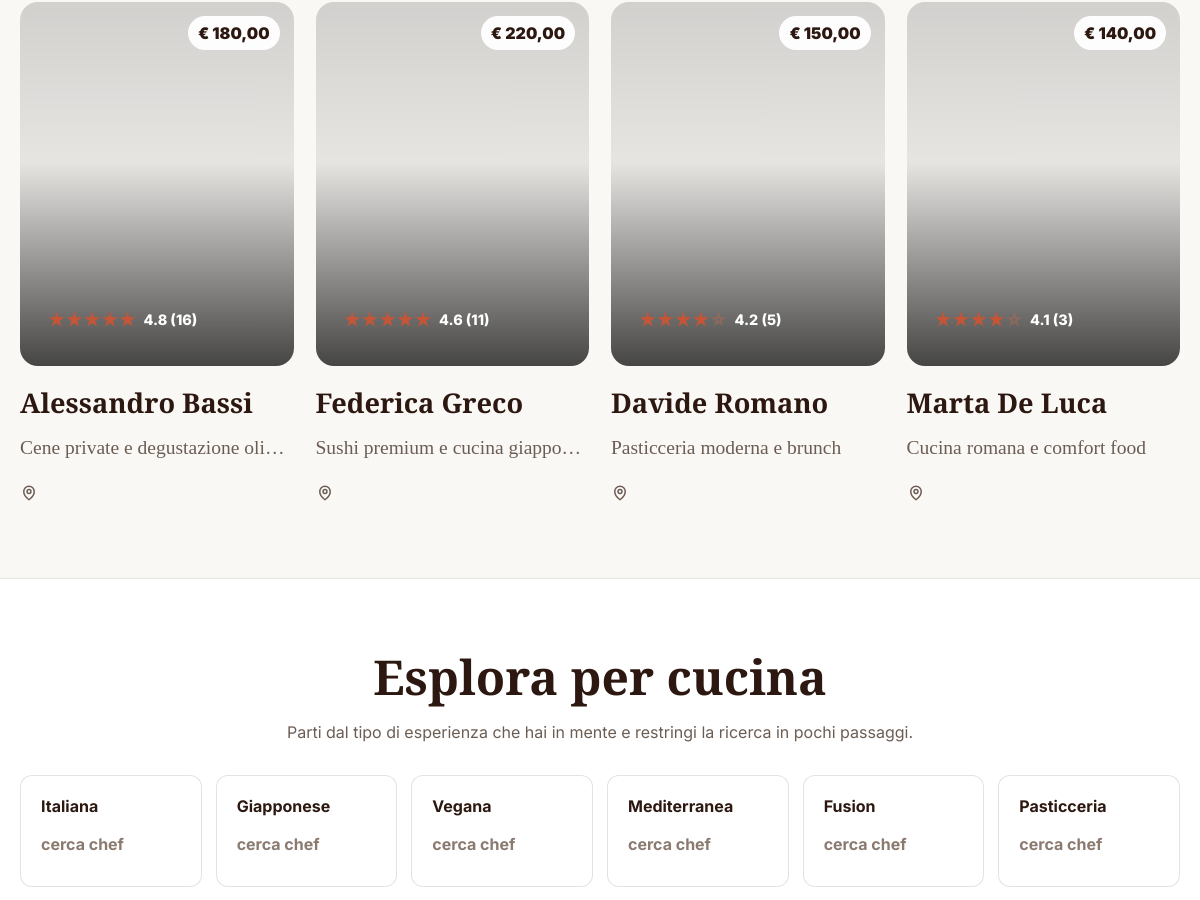
Before: / (middle part) with the older database file.
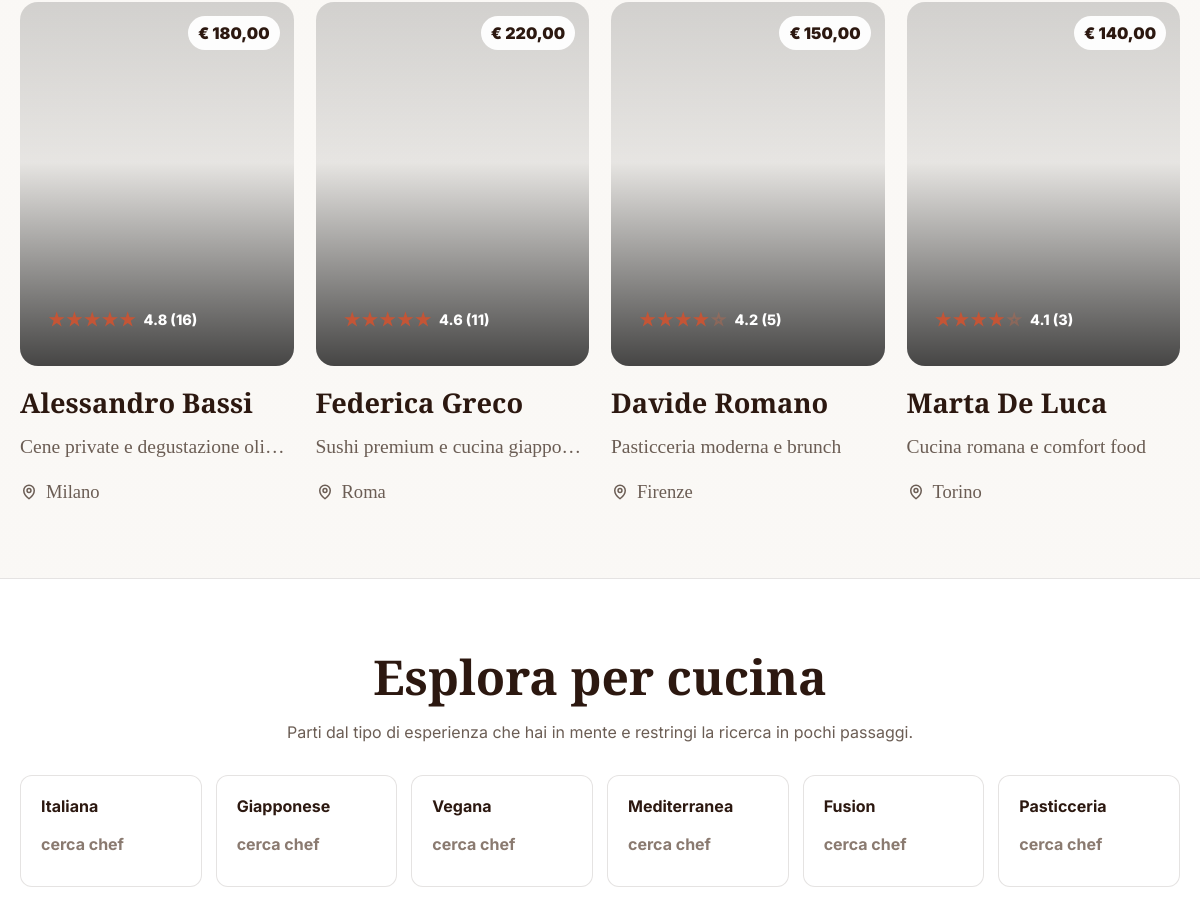
After: the same page with the newer database file.
### tables this page shows
CREATE TABLE chef (
  id_utente INT PRIMARY KEY,
  biografia TEXT NULL,
  specializzazione VARCHAR(150) NULL,
  tipologia_cucina VARCHAR(100) NULL,
  prezzo_base DECIMAL(10,2) NULL,
  anni_esperienza INT NOT NULL DEFAULT 0,
  stato_verifica VARCHAR(30) NOT NULL DEFAULT 'non_verificato',
  valutazione_media DECIMAL(3,2) NOT NULL DEFAULT 0.00,
  numero_recensioni INT NOT NULL DEFAULT 0,
  CONSTRAINT fk_chef_utenti FOREIGN KEY (id_utente)
    REFERENCES utenti(id_utente)
    ON DELETE CASCADE
    ON UPDATE CASCADE,
  CONSTRAINT chk_chef_stato_verifica CHECK (stato_verifica IN ('non_verificato', 'in_attesa', 'verificato', 'rifiutato', 'sospeso')),
  CONSTRAINT chk_chef_prezzo_base CHECK (prezzo_base >= 0),
  CONSTRAINT chk_chef_anni_esperienza CHECK (anni_esperienza >= 0),
  CONSTRAINT chk_chef_valutazione_media CHECK (valutazione_media >= 0 AND valutazione_media <= 5),
  CONSTRAINT chk_chef_numero_recensioni CHECK (numero_recensioni >= 0),
  INDEX idx_chef_tipologia_cucina (tipologia_cucina),
  INDEX idx_chef_prezzo_base (prezzo_base),
  INDEX idx_chef_stato_verifica (stato_verifica)
);

CREATE TABLE utenti (
  id_utente INT AUTO_INCREMENT PRIMARY KEY,
  nome VARCHAR(100) NOT NULL,
  cognome VARCHAR(100) NOT NULL,
  email VARCHAR(255) NOT NULL,
  password_hash VARCHAR(255) NOT NULL,
  telefono VARCHAR(30) NOT NULL,
  foto_profilo VARCHAR(500) NULL,
  localita VARCHAR(150) NULL,
  biografia TEXT NULL,
  stato VARCHAR(20) NOT NULL DEFAULT 'attivo',
  CONSTRAINT uq_utenti_email UNIQUE (email),
  CONSTRAINT chk_utenti_stato CHECK (stato IN ('attivo', 'sospeso', 'bannato')),
  INDEX idx_utenti_stato (stato)
);

### View/templates/partials/chef_card.php (the view, shortened to what the rows shown need)
<?php
$chefImage = 'https://images.unsplash.com/photo-1750943082012-efe6d2fd9e45?crop=entropy&cs=tinysrgb&fit=max&fm=jpg&q=80&w=800';
$rating = $chef->getValutazioneMedia();
$localita = $chef->getLocalita();
?>
<a class="result-card" href="<?= V::e(V::url('/chef/' . (int) $chef->getIdChef())) ?>">
    <div class="card-image" style="background-image: url('<?= V::e($chefImage) ?>')">
        <span class="price-badge">&euro; <?= V::e(V::money($chef->getPrezzoBase())) ?></span>
        <div class="rating-row">
            <span class="stars" aria-label="Valutazione <?= V::e($rating) ?> su 5"><?= V::stars($rating) ?></span>
            <span><?= V::e($rating) ?> (<?= V::e($chef->getNumeroRecensioni()) ?>)</span>
        </div>
    </div>
    <div class="card-body">
        <h3><?= V::e($chef->getNome() . ' ' . $chef->getCognome()) ?></h3>
        <p><?= V::e($chef->getSpecializzazione() ?: $chef->getTipologiaCucina()) ?></p>
        <span class="location-row">
            <svg viewBox="0 0 24 24" aria-hidden="true" focusable="false">
                <path d="M12 21s7-5.1 7-11a7 7 0 0 0-14 0c0 5.9 7 11 7 11Z"></path>
                <circle cx="12" cy="10" r="2.6"></circle>
            </svg>
            <?= V::e($localita) ?>
        </span>
    </div>
</a>

### View/templates/home.php (shortened to what the rows shown need)
<section class="section">
    <div class="card-grid four">
        <?php foreach ($chefInEvidenza as $chef): ?>
            <?php require __DIR__ . '/partials/chef_card.php'; ?>
        <?php endforeach; ?>
    </div>
</section>
<section class="section muted">
    <div class="center-heading">
        <h2>Esplora per cucina</h2>
    </div>
</section>

Changed rows visible on the page:
changed through a linked row, chef "Alessandro Bassi": id_utente.localita (not shown) → "Milano"
changed through a linked row, chef "Federica Greco": id_utente.localita (not shown) → "Roma"
changed through a linked row, chef "Pasticceria moderna e brunch": id_utente.localita (not shown) → "Firenze"
changed through a linked row, chef "Cucina romana e comfort food": id_utente.localita (not shown) → "Torino"
